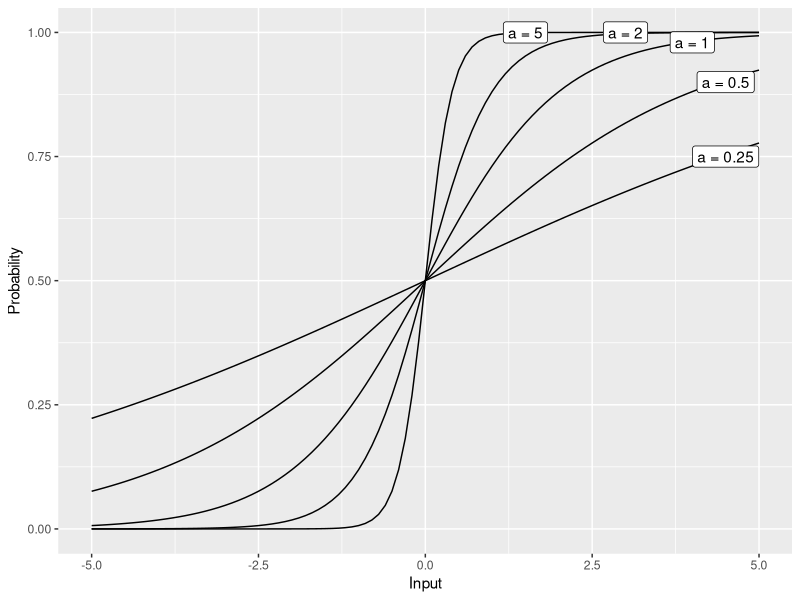

This figure's R source:
## ---- chunk 1
library(tidyr)
library(dplyr)
library(stringr)
library(ggplot2)
library(kableExtra)
## ---- chunk 2
prices <- read.csv("data/market/prices.csv", 
                   header = T, row.names = 1) |> 
  slice(1:2) # only rows 1 & 2 relevant
prices |> 
  kable() |> 
  kable_styling("striped", full_width = F)
## ---- chunk 3
yields <- read.csv("data/market/commodity-yields.csv", 
                   header = T, row.names = 1)
yields |> 
  kable() |> 
  kable_styling("striped", full_width = F) |>
  scroll_box(height = "250px")
## ---- chunk 4
costs <- read.csv("data/market/input-costs.csv", 
                   header = T, row.names = 1)
costs |> 
  kable() |> 
  kable_styling("striped", full_width = F) |>
  scroll_box(height = "250px")
## ---- chunk 5
emissions <- read.csv("data/market/ghg-emissions.csv", 
                      header = T, row.names = 1)
emissions |> 
  kable() |> 
  kable_styling("striped", full_width = F) |>
  scroll_box(height = "250px")
## ---- chunk 6
prices <- prices |> 
  t() |> 
  as.data.frame() |> 
  tibble::rownames_to_column("farm_type") |>
  rename(price = Price_Commodity, carbon_tax = Price_GhG) |>
  slice(rep(row_number(), 8)) |>
  mutate(LUC = rep(1:8, each = 4))

yields <- yields |>
  slice(seq(1, 15, 2)) |> 
  t() |> 
  as.data.frame() |> 
  tibble::rownames_to_column("farm_type") |>
  pivot_longer(-1) |>
  mutate(LUC = rep(1:8, 4), yield = round(value, 1)) |>
  select(farm_type, LUC, yield)

costs <- costs |>
  slice(seq(1, 15, 2)) |> 
  t() |> 
  as.data.frame() |> 
  tibble::rownames_to_column("farm_type") |>
  pivot_longer(-1) |>
  mutate(LUC = rep(1:8, 4), costs = round(value, 1)) |>
  select(farm_type, LUC, costs)

emissions <- emissions |> 
  slice(seq(1, 15, 2)) |> 
  t() |> 
  as.data.frame() |> 
  tibble::rownames_to_column("farm_type") |>
  pivot_longer(-1) |>
  mutate(LUC = rep(1:8, 4), emissions = round(value, 1)) |>
  select(farm_type, LUC, emissions)

combined_data <- prices |>
  left_join(yields) |>
  left_join(costs) |>
  left_join(emissions) |>
  mutate(income = price * yield,
         total_costs = costs + carbon_tax * emissions,
         revenue = income - total_costs) |>
  select(farm_type, LUC, revenue, price, yield, income, costs,
         emissions, carbon_tax, total_costs)

combined_data |> 
  kable() |> 
  kable_styling("striped", full_width = F) |>
  scroll_box(height = "250px")
## ---- chunk 7
sigmoid <- function(x, a = 1) {
  1 / (1 + exp(-a * x))
}

df <- expand_grid(Input = -50:50 / 10, a = c(0.25, 0.5, 1, 2, 5)) |>
  mutate(Probability = sigmoid(Input, a))

ggplot(df) + 
  geom_line(aes(x = Input, y = Probability, group = a)) +
  annotate("label", x = c(4.5, 4.5, 4, 3, 1.5), 
           y = c(0.75, 0.9, 0.98, 1.0, 1.0),
           label = paste0("a = ", unique(df$a)))
## ---- chunk 8
probabilities <- read.csv("data/market/farmer-threshold-matrix.csv", 
                          header = T, row.names = 1)
probabilities |> kable() |> kable_styling("striped", full_width = F)
